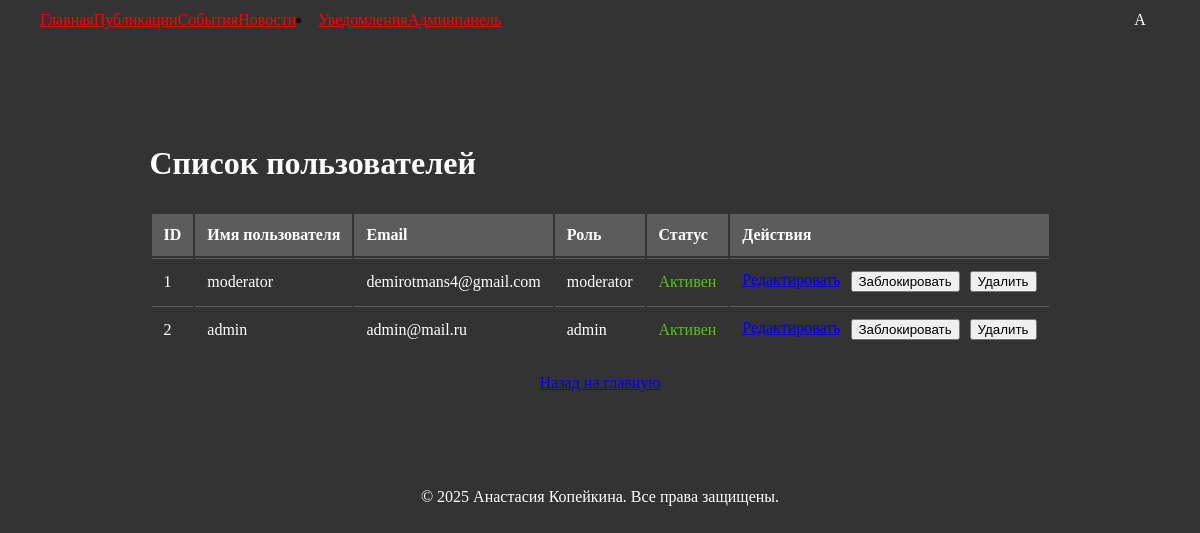
/admin/users (signed in), run on the app's committed database.
### application/models.py (models this page shows, shortened)
class User(db.Model, UserMixin):
    id = db.Column(db.Integer, primary_key=True)
    username = db.Column(db.String(150), unique=True, nullable=False)
    email = db.Column(db.String(150), unique=True, nullable=False)
    password_hash = db.Column(db.String(128), nullable=False)
    role = db.Column(db.String(128), default='user')
    is_blocked = db.Column(db.Boolean, default=False)
    failed_login_attempts = db.Column(db.Integer, default=0)
    last_failed_login = db.Column(db.DateTime)
    posts = db.relationship('Post', backref='author', lazy=True)
    likes = db.relationship('Like', backref='user', lazy=True)
    comments = db.relationship('Comment', backref='user', lazy=True)
    email_notifications = db.Column(db.Boolean, default=True)  # Флаг для email уведомлений

### application/views/admin.py (the view)
@admin_bp.route('/admin/users', methods=['GET'])
@moderator_required('admin')
def list_users():
    users = User.query.all()  # Получаем всех пользователей
    return render_template('admin/users.html', users=users)

### application/views/auth.py (called while the page is built)
@login_manager.user_loader
def load_user(user_id):
    return User.query.get(int(user_id))

### application/templates/admin/users.html (shortened to what this page needs)
{% extends 'base.html' %}
{% block content %}
<div class="home-container" style="max-width: 1200px; margin: 0 auto; padding: 40px 20px;">
    <h1 style="color: #fff; margin-bottom: 30px;">Список пользователей</h1>
    <table class="ant-table" style="width: 100%; margin-bottom: 20px;">
        <thead>
            <tr>
                <th>ID</th>
                <th>Имя пользователя</th>
                <th>Email</th>
                <th>Роль</th>
                <th>Статус</th>
                <th>Действия</th>
            </tr>
        </thead>
        <tbody>
            {% for user in users %}
            <tr>
                <td>{{ user.id }}</td>
                <td>{{ user.username }}</td>
                <td>{{ user.email }}</td>
                <td>{{ user.role }}</td>
                <td>
                    {% if user.is_blocked %}
                        <span style="color: #ff4d4f;">Заблокирован</span>
                    {% elif user.failed_login_attempts >= 3 %}
                        <span style="color: #faad14;">Временная блокировка</span>
                    {% else %}
                        <span style="color: #52c41a;">Активен</span>
                    {% endif %}
                </td>
                <td>
                    <div style="display: flex; gap: 10px;">
                        <a href="{{ url_for('admin.edit_user', user_id=user.id) }}" class="ant-btn ant-btn-link">
                            Редактировать
                        </a>
                        {% if user.is_blocked %}
                            <form action="{{ url_for('admin.unblock_user', user_id=user.id) }}" method="POST" style="display:inline;">
                                <button type="submit" class="ant-btn ant-btn-success">Разблокировать</button>
                            </form>
                        {% else %}
                            <form action="{{ url_for('admin.block_user', user_id=user.id) }}" method="POST" style="display:inline;">
                                <button type="submit" class="ant-btn ant-btn-danger">Заблокировать</button>
                            </form>
                        {% endif %}
                        <form action="{{ url_for('admin.delete_user', user_id=user.id) }}" method="POST" style="display:inline;">
                            <button type="submit" class="ant-btn ant-btn-danger">Удалить</button>
                        </form>
                    </div>
                </td>
            </tr>
            {% endfor %}
        </tbody>
    </table>
    <div style="text-align: center; margin-top: 20px;">
        <a href="{{ url_for('index') }}" class="ant-btn ant-btn-default">Назад на главную</a>
    </div>
</div>
{% endblock %}

### application/templates/base.html (shortened to what this page needs)
<!DOCTYPE html>
<html lang="en">
<head>
    <link rel="stylesheet" href="https://cdnjs.cloudflare.com/ajax/libs/antd/4.16.13/antd.min.css">
    <link rel="stylesheet" href="{{ url_for('static', filename='css/styles.css') }}">
</head>
<body>
    <header style="position: fixed; ">
        <nav class="ant-menu ant-menu-horizontal" style="display: flex; align-items: center; justify-content: space-between; padding: 0 20px;">
            <div class="left-menu" style="display: flex; align-items: center;">
                <a class="ant-menu-item" href="{{ url_for('index') }}">Главная</a>
                <a class="ant-menu-item" href="{{ url_for('posts.list_posts') }}">Публикации</a>
                <a class="ant-menu-item" href="{{ url_for('events.list_events') }}">События</a>
                <a class="ant-menu-item" href="{{ url_for('news.list_news') }}">Новости</a>
                <li class="nav-item">
                    <a class="nav-link" href="{{ url_for('notifications.list_notifications') }}">
                        Уведомления
                    </a>
                </li>
                {% if current_user.is_authenticated and current_user.role == 'moderator' %}
                <a class="ant-menu-item" href="{{ url_for('moderation.dashboard') }}">Модерация</a>
                {% elif current_user.is_authenticated and current_user.role == 'admin' %}
                <a class="ant-menu-item" href="{{ url_for('admin.list_users') }}">Админпанель</a>
                {% endif %}
            </div>
            <div class="right-menu" style="display: flex; align-items: center;">
                {% if not current_user.is_authenticated %}
                <a class="ant-menu-item" href="{{ url_for('auth.login') }}">Вход</a>
                <a class="ant-menu-item" href="{{ url_for('auth.register') }}">Регистрация</a>
                {% else %}
                <div
                    id="user-avatar"
                    class="ant-avatar ant-avatar-circle ant-avatar-icon user-avatar"
                    style="
                        background-color: {{ current_user.avatar_color }};
                        color: white;
                        cursor: pointer;
                        display: flex;
                        align-items: center;
                        justify-content: center;
                        width: 40px;
                        height: 40px;
                    "
                >
                    {{ current_user.username[0]|upper }}
                </div>
                {% endif %}
            </div>
        </nav>
    </header>
    <div class="content" style="padding: 20px; display: flex; justify-content: center; flex-direction: column; margin-top: 64px;">
        {% block content %}
        {% endblock %}
    </div>
    <footer style="text-align: center; padding: 20px;">
        <p>© 2025 Анастасия Копейкина. Все права защищены.</p>
    </footer>
</body>
</html>

### application/static/css/styles.css (style rules this page uses)
body { background-color: #333333; }
p { color: #ffffff; }
h1 { color: #ffffff; }
header { top: 0; left: 0; right: 0; z-index: 1000; max-width: 1200px; margin: 0 auto; padding: 0 20px; background-color: #333333; }
.ant-menu { background-color: #333333; }
.ant-menu-horizontal { border-bottom: none; }
nav a { color: #FF0000; background-color: #333333; }

### application/templates/admin/users.html (style rules this page uses)
.ant-table { background-color: #333333; border-radius: 8px; overflow: hidden; }
.ant-table th { background-color: #5c5c5c; color: #fff; padding: 12px; text-align: left; }
.ant-table td { background-color: #333333; color: #fff; padding: 12px; border-top: 1px solid #5c5c5c; }

### data on the page
User: username "A", id "2", username "admin", email "admin@mail.ru", role "admin", is_blocked "Активен"
User: id "1", username "moderator", email "demirotmans4@gmail.com", role "moderator", is_blocked "Активен"
